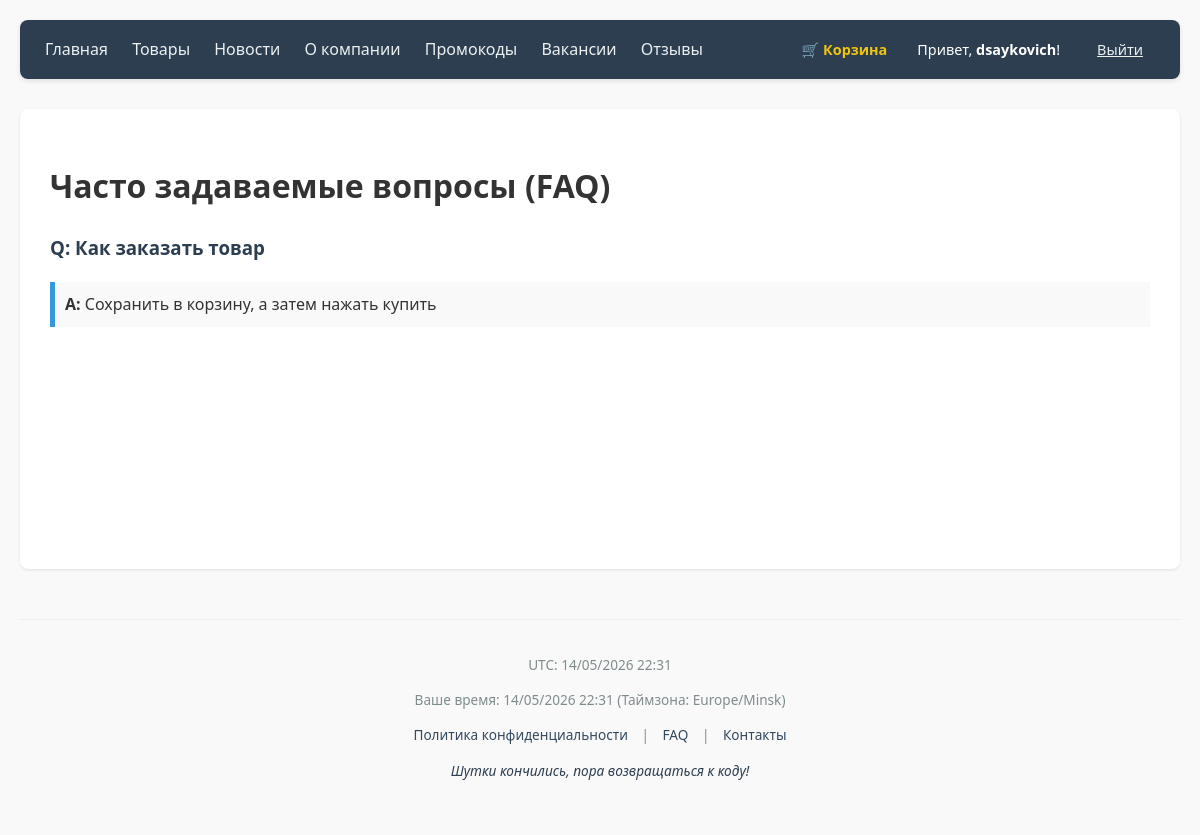
/faq/ (signed in), run on the app's committed database.
### shop/models.py (models this page shows)
class TimeStampedModel(models.Model):
    created_at = models.DateTimeField(auto_now_add=True, verbose_name="Дата добавления")
    updated_at = models.DateTimeField(auto_now=True, verbose_name="Дата изменения")
    class Meta:
        abstract = True # Это значит, что таблица в БД для этой модели создана не будет

class FAQ(TimeStampedModel):
    question = models.CharField(max_length=255, verbose_name="Вопрос")
    answer = models.TextField(verbose_name="Ответ")
    added_at = models.DateTimeField(auto_now_add=True, verbose_name="Дата добавления")
    class Meta:
        verbose_name_plural = "Словарь терминов и понятий (FAQ)"

### shop/views.py (the view)
# urls.py: re_path(r'^faq/$', views.faq_list, name='faq_list'),
def faq_list(request):
    faqs = FAQ.objects.all()
    return render(request, 'shop/faq.html', {'faqs': faqs})

### shop/context_processors.py (called while the page is built)
def global_date_context(request):
    now = timezone.now()
    return {
        'current_utc': now, # UTC время
        'current_local': timezone.localtime(now), # Время в таймзоне из settings.py
        'user_tz': timezone.get_current_timezone_name(),
        'text_calendar': calendar.TextCalendar().formatmonth(now.year, now.month),
    }

### shop/templates/shop/faq.html
{% extends 'shop/base.html' %}
{% block content %}
    <h1>Часто задаваемые вопросы (FAQ)</h1>
    <div class="faq-section">
        {% for item in faqs %}
            <div style="margin-bottom: 20px;">
                <h3 style="color: #2c3e50;">Q: {{ item.question }}</h3>
                <p style="background: #f9f9f9; padding: 10px; border-left: 5px solid #3498db;">
                    <strong>A:</strong> {{ item.answer }}
                </p>
            </div>
        {% empty %}
            <p>Раздел FAQ пуст.</p>
        {% endfor %}
    </div>
{% endblock %}

### shop/templates/shop/base.html (shortened to what this page needs)
<!DOCTYPE html>
<html lang="ru">
<head>
</head>
<body>
    <nav>
        <div class="nav-links">
            <a href="{% url 'index' %}">Главная</a>
            <a href="{% url 'product_list' %}">Товары</a>
            <a href="{% url 'news_list' %}">Новости</a>
            <a href="{% url 'about' %}">О компании</a>
            <a href="{% url 'promo_codes' %}">Промокоды</a>
            <a href="{% url 'vacancy_list' %}">Вакансии</a>
            <a href="{% url 'reviews' %}">Отзывы</a>
        </div>
        <div class="auth-block">
            {% if user.is_authenticated %}
                <a href="{% url 'view_cart' %}" style="color: #f1c40f; text-decoration: none; margin-right: 15px;">
                    🛒 Корзина
                </a>
                <span>Привет, <strong>{{ user.username }}</strong>!</span>
                <form action="{% url 'logout' %}" method="post" style="display:inline; margin-left:10px;">
                    <button type="submit" style="background:none; border:none; color:#ecf0f1; cursor:pointer; text-decoration:underline; font-family:inherit; font-size:inherit;">
                        Выйти
                    </button>
                </form>
            {% else %}
                <a href="{% url 'login' %}" style="color: #ecf0f1; text-decoration: none;">Войти</a> |
                <a href="{% url 'register' %}" style="color: #ecf0f1; text-decoration: none;">Регистрация</a>
            {% endif %}
        </div>
    </nav>
    <div class="content">
        {% block content %}{% endblock %}
    </div>
    <div class="footer">
        <div class="footer-info">
            <p>UTC: {{ current_utc|date:"d/m/Y H:i" }}</p>
            <p>Ваше время: {{ current_local|date:"d/m/Y H:i" }} (Таймзона: {{ user_tz }})</p>
        </div>
        <div class="footer-links">
            <a href="{% url 'privacy_policy' %}">Политика конфиденциальности</a> |
            <a href="{% url 'faq_list' %}">FAQ</a> |
            <a href="{% url 'contact_list' %}">Контакты</a>
        </div>
        <p id="joke-container" style="font-style: italic; color: #2c3e50;">🤖 Загрузка шутки...</p>
    </div>
</body>
</html>

### shop/templates/shop/base.html (style rules this page uses)
body { font-family: 'Segoe UI', Tahoma, Geneva, Verdana, sans-serif; margin: 0; padding: 20px; line-height: 1.6; color: #333; background-color: #f9f9f9; }
nav { background: #2c3e50; padding: 15px 25px; margin-bottom: 30px; display: flex; justify-content: space-between; align-items: center; border-radius: 8px; box-shadow: 0 2px 5px rgba(0,0,0,0.1); }
.nav-links a { margin-right: 20px; text-decoration: none; color: #ecf0f1; font-weight: 500; transition: 0.3s; }
.auth-block { color: #fff; font-size: 0.9em; display: flex; align-items: center; gap: 15px; }
.auth-block button { background: #e74c3c; color: white; border: none; padding: 5px 12px; border-radius: 4px; cursor: pointer; font-size: 0.9em; }
.auth-block a { color: #3498db; text-decoration: none; font-weight: bold; }
.content { background: white; padding: 30px; border-radius: 8px; box-shadow: 0 1px 3px rgba(0,0,0,0.1); min-height: 400px; }
.footer { margin-top: 50px; padding: 20px; text-align: center; font-size: 0.85em; color: #7f8c8d; border-top: 1px solid #eee; }
.footer-links { margin-bottom: 10px; }
.footer-links a { margin: 0 10px; color: #34495e; text-decoration: none; }

### data on the page
FAQ: question "Как заказать товар", answer "Сохранить в корзину, а затем нажать купить"

### other printed values
{{ user.username }} "dsaykovich"
{{ current_local|date:"d/m/Y H:i" }} "14/05/2026 22:31"
{{ user_tz }} "Europe/Minsk"
